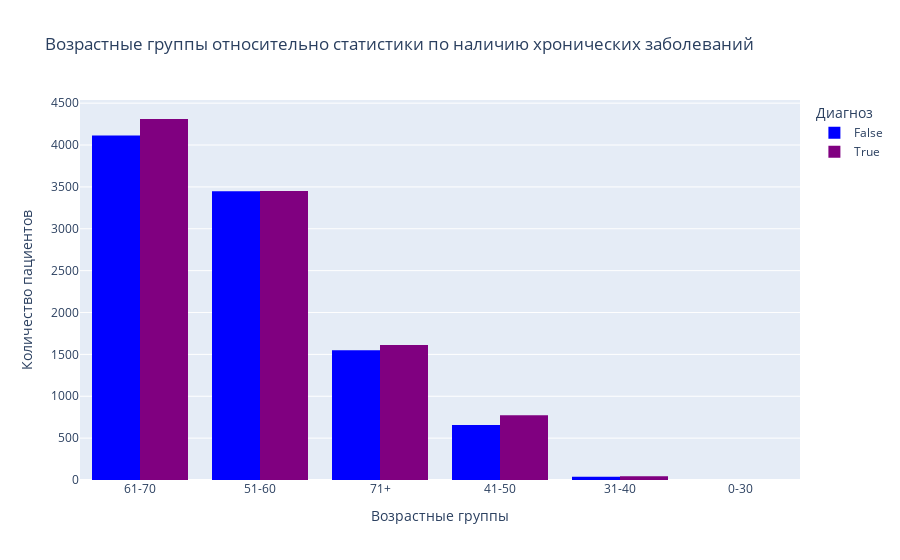

Here is the notebook cell this chart was saved with:
### Markdown cell above
Распределение наличия хронических заболеваний по возрастным категориям

### Code cell
df_lung['AGE_GROUP'] = pd.cut(df_lung['age'], 
                             bins=[0, 30, 40, 50, 60, 70, 100],
                             labels=['0-30', '31-40', '41-50', '51-60', '61-70', '71+'])

fig = px.histogram(df_lung, x='AGE_GROUP', color='chronic_disease',
                   title='Возрастные группы относительно статистики по наличию хронических заболеваний',
                   labels={'AGE_GROUP': 'Возрастные группы', 'count': 'Количество пациентов'},
                   color_discrete_map={True: 'purple', False: "blue"},
                   barmode='group',
                   text_auto=False)

fig.update_layout(
    xaxis_title='Возрастные группы',
    yaxis_title='Количество пациентов',
    legend_title='Диагноз',
    font=dict(size=12)
)
fig.write_html("plot_chronic_disease.html", include_plotlyjs=True)
fig.show()

### Figure 1 — Plotly figure (JSON) as saved in the notebook; plotly's stock layout.template omitted (floating-point values rounded to 4 significant figures; data arrays with more than 128 entries replaced by an {"elided": "..."} marker saying what was removed)
{"data": [{"alignmentgroup": "True", "bingroup": "x", "hovertemplate": "chronic_disease=False<br>Возрастные группы=%{x}<br>count=%{y}<extra></extra>", "legendgroup": "False", "marker": {"color": "blue", "pattern": {"shape": ""}}, "name": "False", "offsetgroup": "False", "orientation": "v", "showlegend": true, "type": "histogram", "x": {"elided": "9810 str values"}, "xaxis": "x", "yaxis": "y"}, {"alignmentgroup": "True", "bingroup": "x", "hovertemplate": "chronic_disease=True<br>Возрастные группы=%{x}<br>count=%{y}<extra></extra>", "legendgroup": "True", "marker": {"color": "purple", "pattern": {"shape": ""}}, "name": "True", "offsetgroup": "True", "orientation": "v", "showlegend": true, "type": "histogram", "x": {"elided": "10190 str values"}, "xaxis": "x", "yaxis": "y"}], "layout": {"barmode": "group", "font": {"size": 12}, "legend": {"title": {"text": "Диагноз"}, "tracegroupgap": 0}, "title": {"text": "Возрастные группы относительно статистики по наличию хронических заболеваний"}, "xaxis": {"anchor": "y", "domain": [0, 1], "title": {"text": "Возрастные группы"}}, "yaxis": {"anchor": "x", "domain": [0, 1], "title": {"text": "Количество пациентов"}}}}
